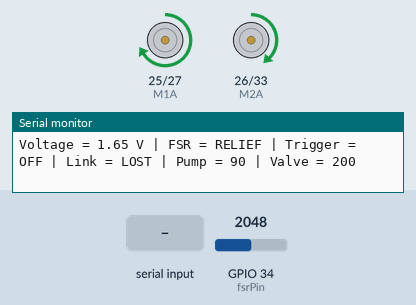
The sketch below on a simulated ESP32. Parts: motor-driver pin pairs drawn as motors (green arrow = first pin HIGH = forward, orange = second pin HIGH = backward, longer = more drive), the last lines printed to the serial monitor. The inputs (shaded band) are chosen by the test bench; at power-on: GPIO 34 (fsrPin) = 2048 (analog values on the 0–4095 scale).

Above: at 1.2 s.
1.3 s: GPIO 34 (fsrPin) set to 1291
2.8 s: GPIO 34 (fsrPin) set to 1188
At 4.0 s:
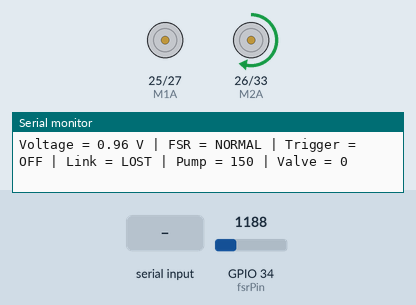
4.3 s: "m" received over Serial
At 5.3 s:
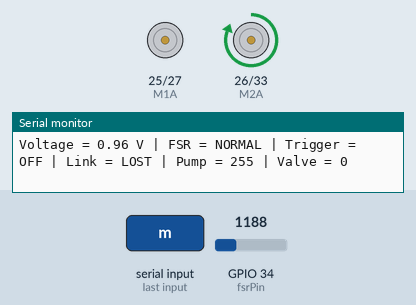
5.8 s: "0" received over Serial
At 6.6 s:
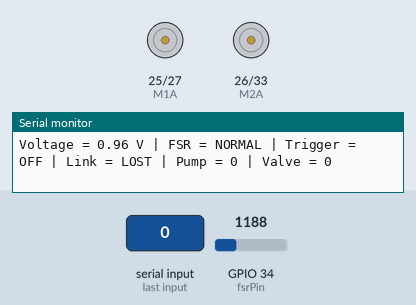
7.3 s: "w" received over Serial
At 7.8 s:
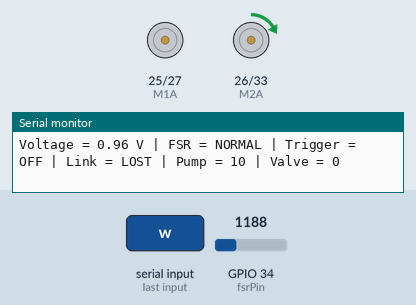
8.8 s: "s" received over Serial
At 10.0 s:
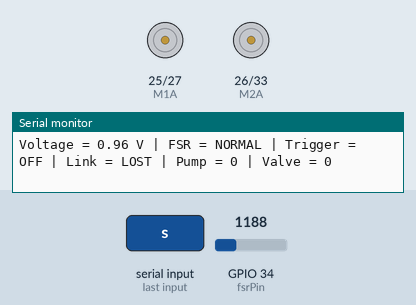
Timing chart, 0 to 11.3 s (numbered marks = the images above; inputs shaded):
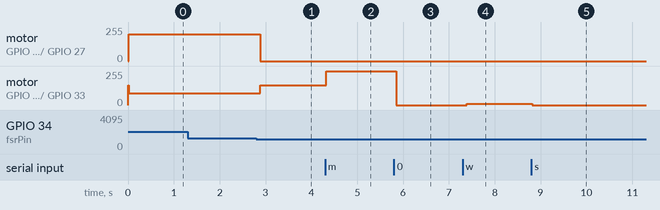

The sketch:

PNEUMATIC_FIRMWARE_REFERENCE.ino
```cpp
#include <WiFi.h>
#include <WiFiUdp.h>


// ============================================================
// FSR
// ============================================================

const int fsrPin = 34;


// ============================================================
// MDD3A 制御ピン
// ============================================================

// Motor 1 → 電磁弁
const int M1A = 25;
const int M1B = 27;

// Motor 2 → ポンプ
const int M2A = 26;
const int M2B = 33;


// ============================================================
// PWM設定
// ============================================================

const int freq = 1000;
const int resolution = 8;


// ============================================================
// 通常時のポンプPWM
// ============================================================

int pwmValue = 150;


// ============================================================
// 出力PWM
// ============================================================

int outputpwm = 0;

// 電磁弁
int outputpwm_valve = 0;


// ============================================================
// Wi-Fi / UDP設定
// ============================================================

const char* SSID = "VRTraining";
const char* PASS = "muscle12345";

const int UDP_PORT = 5000;

WiFiUDP udp;


// ============================================================
// Unityからのトリガー状態
// ============================================================

// true  → Unityのトリガーが押されている
// false → Unityのトリガーが離されている
bool unityRelief = false;


// ============================================================
// Unity通信タイムアウト
// ============================================================

// Unityから500ms以上通信が来なかった場合
// トリガーOFFとして扱う

const unsigned long HEARTBEAT_TIMEOUT_MS = 500;

unsigned long lastRecvMs = 0;


// ============================================================
// Motor 1を制御
// → 電磁弁
// ============================================================

void motor1Forward(int pwm)
{
  ledcWrite(M1A, pwm);
  ledcWrite(M1B, 0);
}


// ============================================================
// Motor 2を制御
// → ポンプ
// ============================================================

void motor2Forward(int pwm)
{
  ledcWrite(M2A, pwm);
  ledcWrite(M2B, 0);
}


// ============================================================
// 両方のモーターを停止
// ============================================================

void motorStop()
{
  ledcWrite(M1A, 0);
  ledcWrite(M1B, 0);

  ledcWrite(M2A, 0);
  ledcWrite(M2B, 0);
}


// ============================================================
// UnityからUDPを受信
//
// Unity側:
//
// トリガー押す
//      ↓
//      T
//
// トリガー離す
//      ↓
//      F
// ============================================================

void receiveUnityCommand()
{
  int packetSize = udp.parsePacket();

  if (packetSize <= 0)
  {
    return;
  }


  char buf[16] = {0};


  int len = udp.read(
    buf,
    sizeof(buf) - 1
  );


  if (len <= 0)
  {
    return;
  }


  // ==========================================================
  // Unityから T
  // → トリガーON
  // ==========================================================

  if (buf[0] == 'T')
  {
    unityRelief = true;

    Serial.println("Unity Trigger = ON");
  }


  // ==========================================================
  // Unityから F
  // → トリガーOFF
  // ==========================================================

  else if (buf[0] == 'F')
  {
    unityRelief = false;

    Serial.println("Unity Trigger = OFF");
  }


  // 最後に通信を受信した時刻
  lastRecvMs = millis();
}


// ============================================================
// setup
// ============================================================

void setup()
{
  Serial.begin(115200);


  // ==========================================================
  // ADC設定
  // ==========================================================

  analogReadResolution(12);


  // ==========================================================
  // PWM設定
  // ==========================================================

  ledcAttach(M1A, freq, resolution);
  ledcAttach(M1B, freq, resolution);

  ledcAttach(M2A, freq, resolution);
  ledcAttach(M2B, freq, resolution);


  // ==========================================================
  // 初期状態
  // ==========================================================

  motor1Forward(0);
  motor2Forward(pwmValue);


  // ==========================================================
  // Wi-Fiアクセスポイント
  // ==========================================================

  WiFi.softAP(
    SSID,
    PASS
  );


  Serial.println();
  Serial.println("================================");
  Serial.println("MDD3A + FSR + Unity Trigger");
  Serial.println("================================");

  Serial.print("SSID : ");
  Serial.println(SSID);

  Serial.print("IP : ");
  Serial.println(WiFi.softAPIP());

  Serial.print("UDP PORT : ");
  Serial.println(UDP_PORT);


  // ==========================================================
  // UDP開始
  // ==========================================================

  udp.begin(UDP_PORT);


  Serial.println();
  Serial.println("Unity:");
  Serial.println("Trigger ON  -> T");
  Serial.println("Trigger OFF -> F");
  Serial.println();
}


// ============================================================
// loop
// ============================================================

void loop()
{
  // ==========================================================
  // 1. UnityからUDP受信
  // ==========================================================

  receiveUnityCommand();


  // ==========================================================
  // 2. Unityとの通信状態確認
  // ==========================================================

  bool linkAlive =
    (millis() - lastRecvMs) < HEARTBEAT_TIMEOUT_MS;


  // 通信が切れた場合
  // トリガーOFFとして扱う

  if (!linkAlive)
  {
    unityRelief = false;
  }


  // ==========================================================
  // 3. シリアル入力
  // ==========================================================

  if (Serial.available() > 0)
  {
    char key = Serial.read();


    switch (key)
    {
      case 'w':

        pwmValue += 10;

        if (pwmValue > 255)
          pwmValue = 255;

        break;


      case 's':

        pwmValue -= 10;

        if (pwmValue < 0)
          pwmValue = 0;

        break;


      case 'm':

        pwmValue = 255;

        break;


      case '0':

        pwmValue = 0;

        break;
    }
  }


  // ==========================================================
  // 4. FSR読み取り
  // ==========================================================

  int adcValue = analogRead(fsrPin);

  float voltage =
    adcValue * 3.3 / 4095.0;


  // ==========================================================
  // 5. FSRによるリリーフ判定
  // ==========================================================

  bool fsrRelief = false;


  if (voltage > 1.0)
  {
    fsrRelief = true;
  }


  // ==========================================================
  // 6. リリーフ判定
  //
  // FSR OR Unityトリガー
  // ==========================================================

  bool relief =
    fsrRelief || unityRelief;


  // ==========================================================
  // 7. PWM出力決定
  // ==========================================================

  if (relief)
  {
    // --------------------------------------------------------
    // リリーフ動作
    //
    // ポンプ → PWM 90
    // 電磁弁 → PWM 200
    // --------------------------------------------------------

    outputpwm = 90;

    outputpwm_valve = 200;
  }
  else
  {
    // --------------------------------------------------------
    // 通常動作
    //
    // ポンプ → pwmValue
    // 電磁弁 → OFF
    // --------------------------------------------------------

    outputpwm = pwmValue;

    outputpwm_valve = 0;
  }


  // ==========================================================
  // 8. MDD3Aへ出力
  // ==========================================================

  if (outputpwm > 0)
  {
    // Motor 1 → 電磁弁
    motor1Forward(outputpwm_valve);

    // Motor 2 → ポンプ
    motor2Forward(outputpwm);
  }
  else
  {
    motorStop();
  }


  // ==========================================================
  // 9. シリアル表示
  // ==========================================================

  Serial.print("Voltage = ");
  Serial.print(voltage);


  Serial.print(" V | FSR = ");

  if (fsrRelief)
  {
    Serial.print("RELIEF");
  }
  else
  {
    Serial.print("NORMAL");
  }


  Serial.print(" | Trigger = ");

  if (unityRelief)
  {
    Serial.print("ON");
  }
  else
  {
    Serial.print("OFF");
  }


  Serial.print(" | Link = ");

  if (linkAlive)
  {
    Serial.print("OK");
  }
  else
  {
    Serial.print("LOST");
  }


  Serial.print(" | Pump = ");
  Serial.print(outputpwm);


  Serial.print(" | Valve = ");
  Serial.println(outputpwm_valve);


  delay(100);
}
```

Measured:
- the behaviour switches between 1241 and 1240 on GPIO 34 (fsrPin) (found by bisection; images 0 and 1)
- after the input at 2.8 s, motor on GPIO 25 (M1A) / GPIO 27 (M1B): forward 199/255 → stopped after 0.09 s; motor on GPIO 26 (M2A) / GPIO 33 (M2B): forward 90/255 → forward 149/255 after 0.09 s
- after the input at 4.3 s, motor on GPIO 26 (M2A) / GPIO 33 (M2B): forward 149/255 → forward 255/255 at once
- after the input at 5.8 s, motor on GPIO 26 (M2A) / GPIO 33 (M2B): forward 255/255 → stopped after 0.06 s
- after the input at 7.3 s, motor on GPIO 26 (M2A) / GPIO 33 (M2B): stopped → forward 10/255 after 0.09 s
- after the input at 8.8 s, motor on GPIO 26 (M2A) / GPIO 33 (M2B): forward 10/255 → stopped at once
